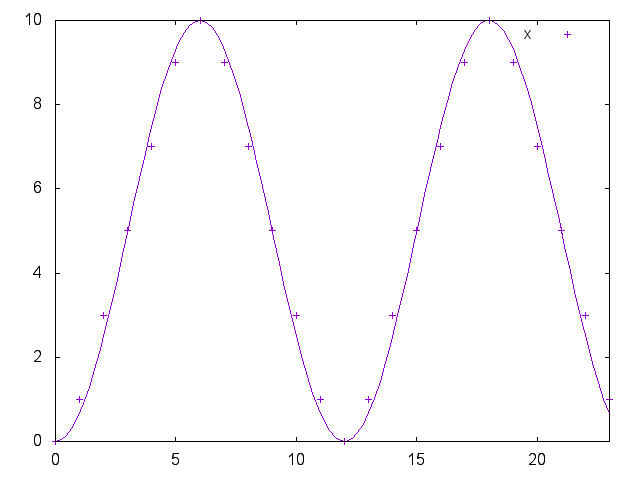

Reproduce this figure in gnuplot.
#!/usr/bin/env gnuplot

set terminal png
set multiplot
set xrange [0:23]
set yrange [0:10]
plot 'points.in' using 1:2 title columnheader
plot -5 * cos((2.0 * pi / 12.0) * x) + 5 notitle
unset multiplot
